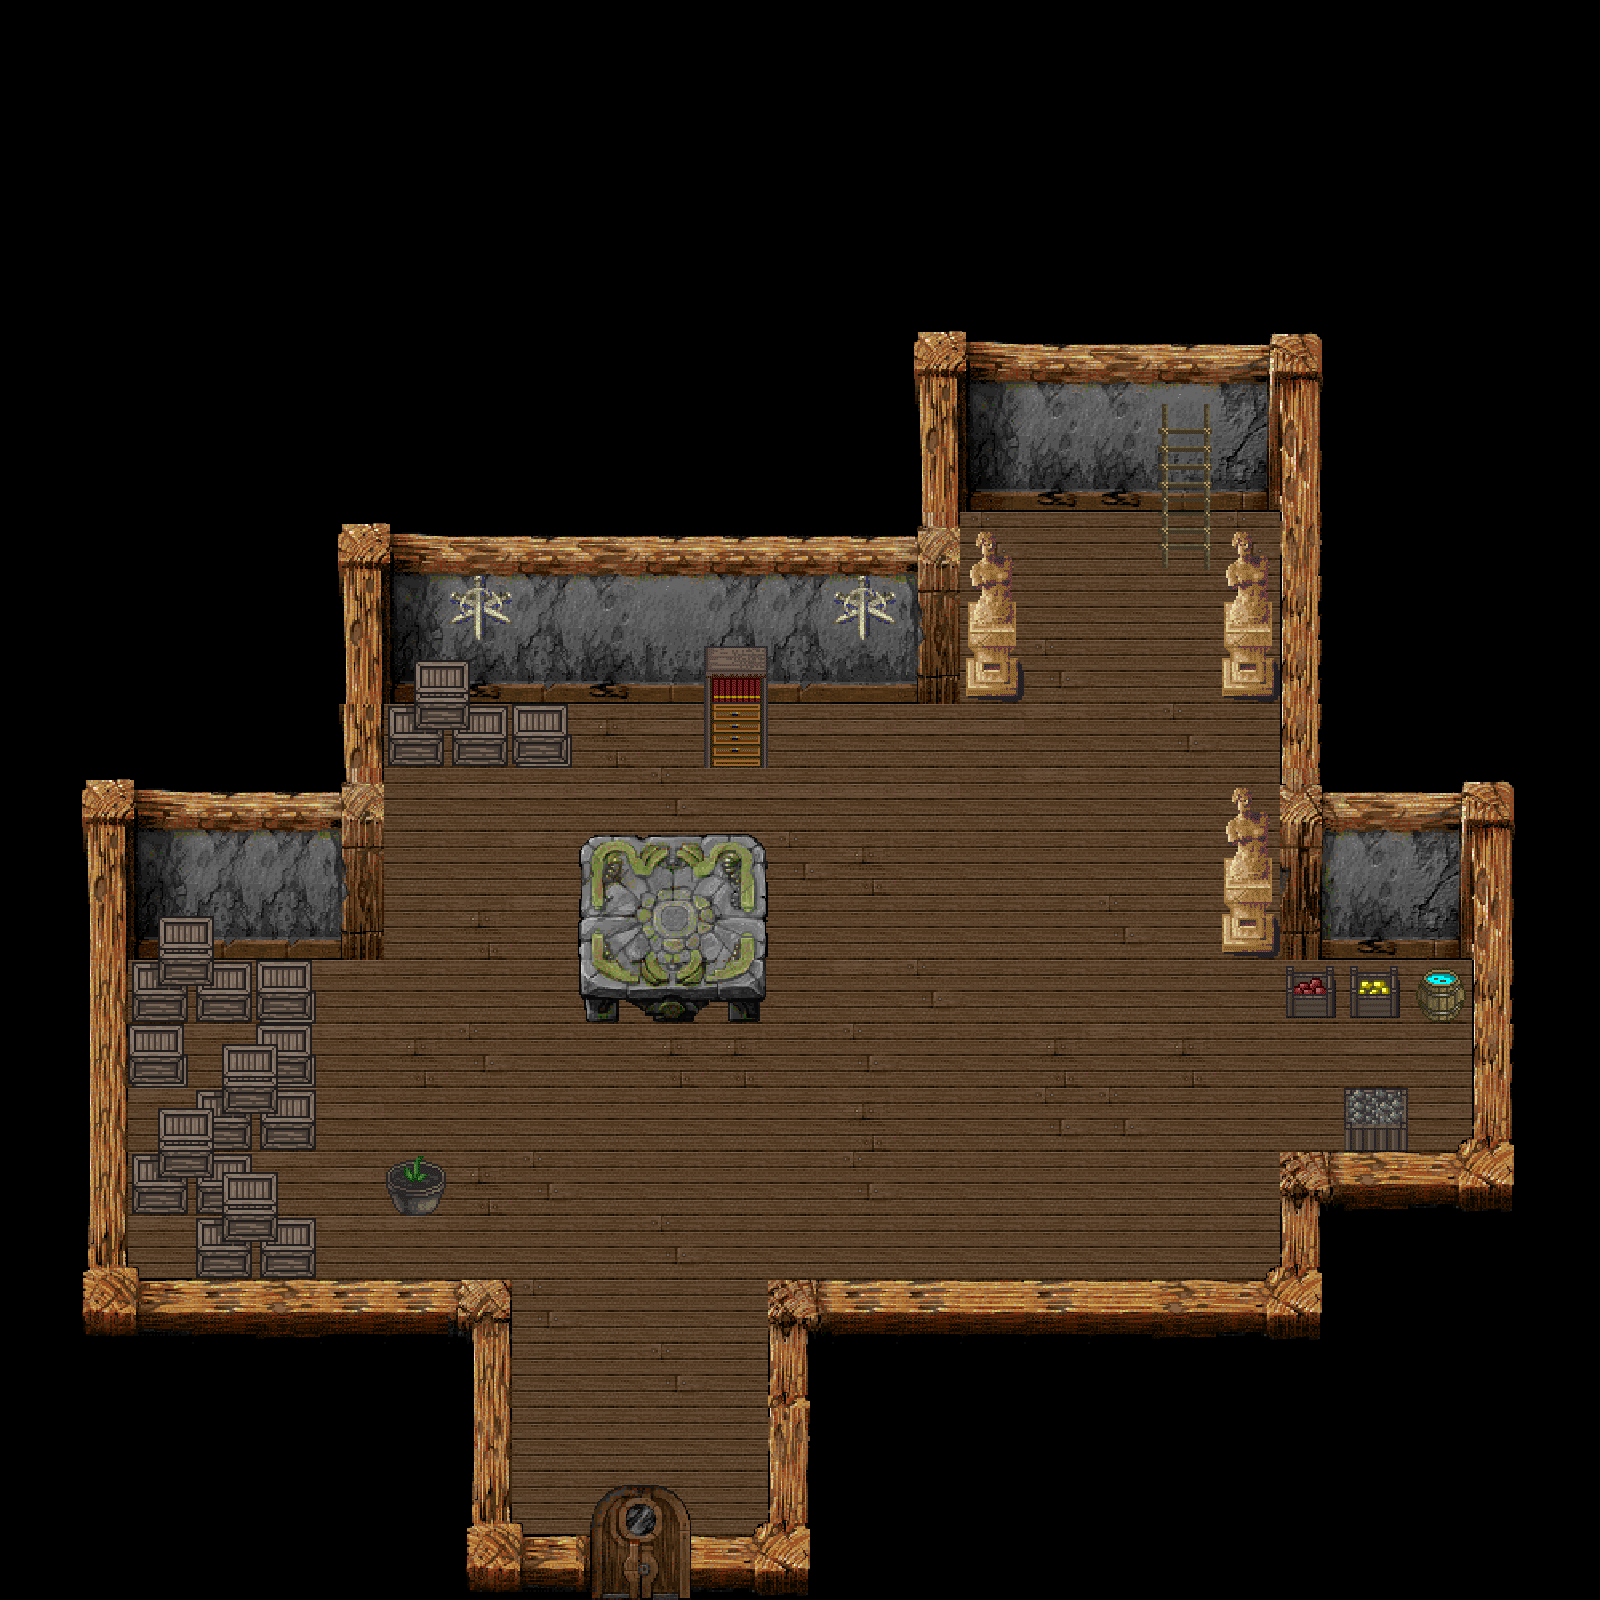

Rendered tile map (Tiled .tmx) drawn with the repository's tilesets; below, a short description and the map source with its tile grids summarised:
An orthogonal 25x25 tile map with 64x64 px tiles, 6 tile layers (Background 1, Background 2, Under Entities, Entity Layer, ...), 12 tilesets and 40 objects (onTouch, onClick).

<map version="1.0" orientation="orthogonal" width="25" height="25" tilewidth="64" tileheight="64">
 <tileset firstgid="1" name="VILDAM" tilewidth="64" tileheight="64">
  <image source="test/VILDAM.png" trans="4b637f" width="1024" height="768" />
 </tileset>
 <tileset firstgid="193" name="TOWNJNT" tilewidth="64" tileheight="64">
  <image source="test/TOWNJNT.png" trans="4b637f" width="1024" height="768" />
 </tileset>
 <tileset firstgid="385" name="TOWNBOT2" tilewidth="64" tileheight="64">
  <image source="test/TOWNBOT2.png" trans="4b637f" width="1024" height="768" />
 </tileset>
 <tileset firstgid="577" name="TOWNBOT" tilewidth="64" tileheight="64">
  <image source="test/TOWNBOT.png" trans="4b637f" width="1024" height="768" />
 </tileset>
 <tileset firstgid="769" name="TABLE1" tilewidth="64" tileheight="64">
  <image source="test/TABLE1.png" trans="4b637f" width="1024" height="768" />
 </tileset>
 <tileset firstgid="961" name="GRS2ROC" tilewidth="64" tileheight="64">
  <image source="test/GRS2ROC.png" trans="4b637f" width="1024" height="768" />
 </tileset>
 <tileset firstgid="1153" name="FENCE" tilewidth="64" tileheight="64">
  <image source="test/FENCE.png" trans="4b637f" width="1024" height="768" />
 </tileset>
 <tileset firstgid="1345" name="Castle2" tilewidth="64" tileheight="64">
  <image source="test/Castle2.png" trans="4b637f" width="1024" height="1024" />
 </tileset>
 <tileset firstgid="1601" name="VILINT" tilewidth="64" tileheight="64">
  <image source="test/VILINT.png" trans="4b637f" width="1024" height="768" />
 </tileset>
 <tileset firstgid="1793" name="PAVEANDVILFLR" tilewidth="64" tileheight="64">
  <image source="test/PAVEANDVILFLR.png" trans="4b637f" width="1024" height="768" />
 </tileset>
 <tileset firstgid="1985" name="TOWNDOOR" tilewidth="64" tileheight="64">
  <image source="test/TOWNDOOR.png" trans="4b637f" width="1024" height="768" />
 </tileset>
 <tileset firstgid="2177" name="hyptosis_tile-art-batch-3" tilewidth="64" tileheight="64">
  <image source="test/hyptosis_tile-art-batch-3.png" trans="4b637f" width="1920" height="1920" />
 </tileset>
 <layer name="Background 1" width="25" height="25">
  <data>[625 cells, 192 non-empty, 7 distinct tile ids]</data>
 </layer>
 <layer name="Background 2" width="25" height="25">
  <data>[625 cells, 135 non-empty, 55 distinct tile ids]</data>
 </layer>
 <layer name="Under Entities" width="25" height="25">
  <data>[625 cells, 15 non-empty, 10 distinct tile ids]</data>
 </layer>
 <layer name="Entity Layer" width="25" height="25">
  <data>[625 cells, 36 non-empty, 25 distinct tile ids]</data>
 </layer>
 <layer name="Above Entities" width="25" height="25">
  <data>[625 cells, 3 non-empty, 2 distinct tile ids]</data>
 </layer>
 <layer name="Highests" width="25" height="25">
  <data>[625 cells, 0 non-empty, 0 distinct tile ids]</data>
 </layer>
 <objectgroup name="Collisions" width="25" height="25" visible="0">
  <object x="768" y="1323" width="60" height="272" />
  <object x="463" y="1561" width="383" height="56" />
  <object x="445" y="1323" width="61" height="241" />
  <object x="80" y="1309" width="427" height="33" />
  <object x="337" y="523" width="44" height="431" />
  <object x="125" y="857" width="228" height="99" />
  <object x="168" y="956" width="149" height="188" />
  <object x="189" y="1223" width="125" height="59" />
  <object x="155" y="1113" width="96" height="133" />
  <object x="588" y="887" width="169" height="127" />
  <object x="710" y="704" width="55" height="60" />
  <object x="387" y="705" width="186" height="58" />
  <object x="390" y="652" width="564" height="45" />
  <object x="929" y="387" width="371" height="117" />
  <object x="917" y="338" width="36" height="333" />
  <object x="1475" y="792" width="53" height="437" />
  <object x="1280" y="1169" width="246" height="192" />
  <object x="1347" y="1093" width="58" height="55" />
  <object x="1226" y="913" width="47" height="38" />
  <object x="1224" y="660" width="51" height="34" />
  <object x="968" y="661" width="48" height="33" />
  <object x="395" y="1174" width="45" height="35" />
  <object x="1279" y="1151" width="203" height="21" />
  <object x="1286" y="962" width="183" height="55" />
  <object x="1285" y="707" width="23" height="59" />
  <object x="1287" y="770" width="31" height="66" />
  <object x="1287" y="838" width="36" height="120" />
  <object x="83" y="1282" width="425" height="25" />
  <object x="769" y="1282" width="123" height="60" />
  <object x="890" y="1284" width="150" height="47" />
  <object x="1034" y="1288" width="190" height="40" />
  <object x="1218" y="1290" width="105" height="37" />
  <object x="1282" y="515" width="19" height="188" />
 </objectgroup>
 <objectgroup name="Boundaries" width="25" height="25" visible="0">
  <object x="580" y="835" width="183" height="185" />
  <object x="964" y="522" width="56" height="178" />
  <object x="1218" y="526" width="60" height="173" />
  <object x="1220" y="780" width="57" height="176" />
  <object x="389" y="1158" width="56" height="55" />
 </objectgroup>
 <objectgroup name="Events" width="25" height="25">
  <object name="WarpOutside" type="onTouch" x="582" y="1483" width="108" height="115">
   <properties>
    <property name="runScript" value="21" />
   </properties>
  </object>
  <object type="onClick" x="380" y="1150" width="71" height="70">
   <properties>
    <property name="runScript" value="28" />
   </properties>
  </object>
 </objectgroup>
</map>
